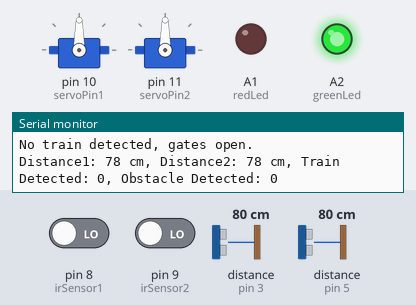
A sketch run on a simulated Arduino Uno, built with avr-gcc and run on an emulated ATmega328P. On the bench: 2 × servo, output pins drawn as LEDs (lit = HIGH), the last lines printed to the serial monitor. Wiring (inferred from the names in the program): 2 × ultrasonic range finder: trigger pin 2, echo pin 3 / trigger pin 4, echo pin 5. Inputs (shaded band) come from the test bench; at power-on: distance to the obstacle (sensors on pin 3, pin 5) 80 cm, pin 8 (irSensor1) LOW, pin 9 (irSensor2) LOW. The echo pulse lasts 58.3 µs per cm; pins used as bus, display or sensor lines are not drawn.

Above: at 1.2 s.
1.3 s: distance to the obstacle (sensor on pin 3) set to 23 cm
3.3 s: distance to the obstacle (sensor on pin 3) set to 19 cm
At 6.5 s:
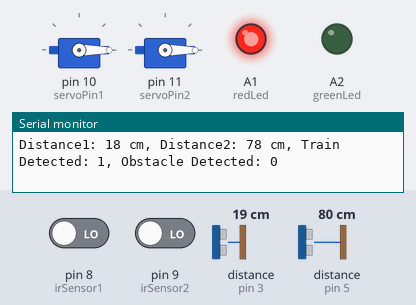
22.0 s: distance to the obstacle (sensor on pin 3) set to 35 cm
At 23.9 s:
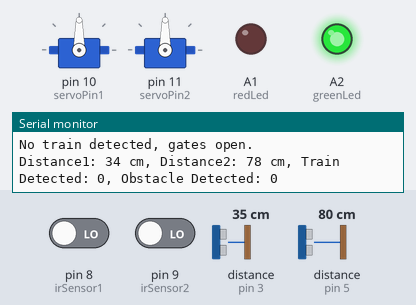
Timing chart, 0 to 25.4 s (numbered marks = the images above; inputs shaded):
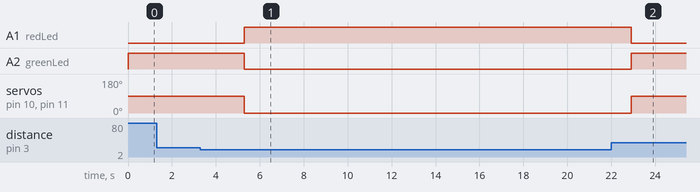

Measured:
- the behaviour switches between 21 and 20 cm on distance to the obstacle (sensor on pin 3) (found by bisection; images 0 and 1)
- after the input at 3.3 s, A1 (redLed): LOW → HIGH after 2.0 s; A2 (greenLed): HIGH → LOW after 2.0 s; servo on pin 10 (servoPin1), servo on pin 11 (servoPin2): 90° → 0° after 2.0 s
- after the input at 22.0 s, A1 (redLed): HIGH → LOW after 0.91 s; A2 (greenLed): LOW → HIGH after 0.91 s; servo on pin 10 (servoPin1), servo on pin 11 (servoPin2): 0° → 90° after 0.91 s

The sketch:

v11.ino
```cpp
#include <Servo.h>

// Define pins for sensors
const int trigPin1 = 2, echoPin1 = 3;
const int trigPin2 = 4, echoPin2 = 5;
const int magneticSensor1 = 6, magneticSensor2 = 7;
const int irSensor1 = 8, irSensor2 = 9;
const int redLed = A1, greenLed = A2;

// Define pins for servo motors
Servo gateServo1;
Servo gateServo2;
const int servoPin1 = 10;
const int servoPin2 = 11;

// Thresholds and flags
const int detectionThreshold = 20; // Train detection distance in cm
long distance1, distance2;         // Distance measurements
bool trainDetected = false, obstacleDetected = false, trainWithIRDetected = false;

void setup() {
  Serial.begin(9600);

  // Initialize sensor pins
  pinMode(trigPin1, OUTPUT);
  pinMode(echoPin1, INPUT);
  pinMode(trigPin2, OUTPUT);
  pinMode(echoPin2, INPUT);
  pinMode(magneticSensor1, INPUT);
  pinMode(magneticSensor2, INPUT);
  pinMode(irSensor1, INPUT);
  pinMode(irSensor2, INPUT);

  // Initialize LED pins
  pinMode(redLed, OUTPUT);
  pinMode(greenLed, OUTPUT);

  // Initialize servos
  gateServo1.attach(servoPin1);
  gateServo2.attach(servoPin2);
  gateServo1.write(90); // Close gates initially
  gateServo2.write(90);

  // Turn on green LED initially (gates open)
  digitalWrite(greenLed, HIGH);
  digitalWrite(redLed, LOW);
}

void loop() {
  // Measure distances using ultrasonic sensors
  distance1 = getStableDistance(trigPin1, echoPin1);
  distance2 = getStableDistance(trigPin2, echoPin2);

  // Check for train detection
  trainDetected = isTrainDetected(distance1) || isTrainDetected(distance2);

  // Check for obstacle detection
  obstacleDetected = (digitalRead(irSensor1) == HIGH);
  trainWithIRDetected = (digitalRead(irSensor2) == HIGH);

  // Control gates and LEDs based on sensor data
  if (trainWithIRDetected && !obstacleDetected) {
    gateServo1.write(0); // Close gates
    gateServo2.write(0);
    digitalWrite(redLed, HIGH);  // Red LED on (gates closed)
    digitalWrite(greenLed, LOW); // Green LED off
    Serial.println("Train detected, gates closed.");
  } else if (trainDetected) {
    Serial.println("Train detected but obstacle present, gates closed.");
    gateServo1.write(0); // Keep gates closed
    gateServo2.write(0);
    digitalWrite(redLed, HIGH);  // Red LED on (indicating issue)
    digitalWrite(greenLed, LOW); // Green LED off
  } else {
    gateServo1.write(90); // Open gates
    gateServo2.write(90);
    digitalWrite(greenLed, HIGH); // Green LED on (gates open)
    digitalWrite(redLed, LOW);    // Red LED off
    Serial.println("No train detected, gates open.");
  }

  // Debug output
  Serial.print("Distance1: "); Serial.print(distance1); Serial.print(" cm, ");
  Serial.print("Distance2: "); Serial.print(distance2); Serial.print(" cm, ");
  Serial.print("Train Detected: "); Serial.print(trainDetected); Serial.print(", ");
  Serial.print("Obstacle Detected: "); Serial.println(obstacleDetected);

  delay(1000); // Adjust as needed
}

// Function to measure distance using ultrasonic sensors
long getDistance(int trigPin, int echoPin) {
  digitalWrite(trigPin, LOW);
  delayMicroseconds(2);
  digitalWrite(trigPin, HIGH);
  delayMicroseconds(10);
  digitalWrite(trigPin, LOW);

  long duration = pulseIn(echoPin, HIGH);
  return duration * 0.034 / 2; // Convert duration to cm
}

// Function to get stable distance using multiple readings
long getStableDistance(int trigPin, int echoPin) {
  long total = 0;
  const int samples = 5; // Number of samples for averaging
  for (int i = 0; i < samples; i++) {
    total += getDistance(trigPin, echoPin);
    delay(50); // Delay between samples
  }
  return total / samples;
}

// Function to check if a train is detected
bool isTrainDetected(long distance) {
  return distance < detectionThreshold; // Train detected if distance is below threshold
}
```
